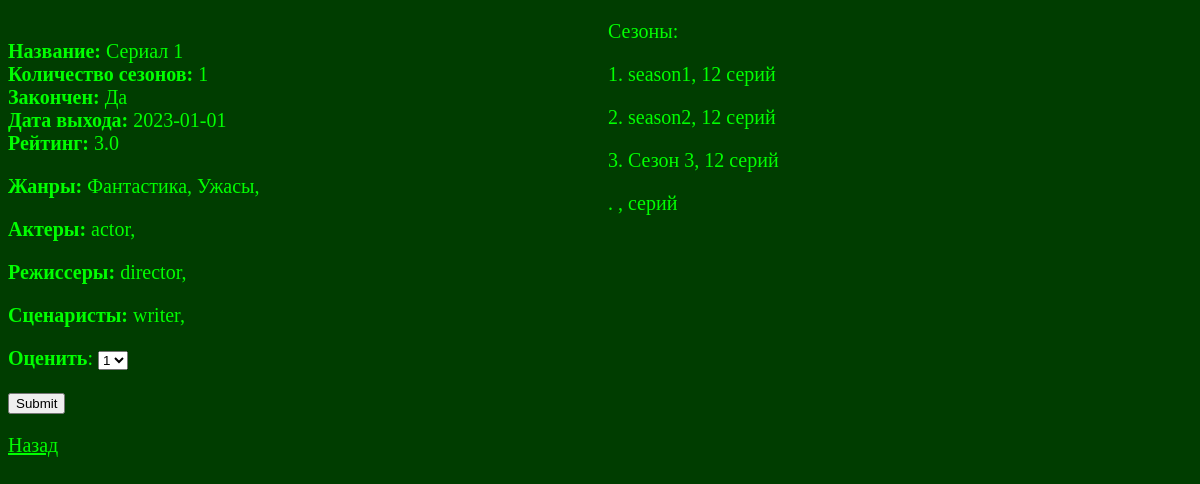
/series/1, run on the app's committed database.
### tables this page shows
CREATE TABLE series
(
    id INTEGER PRIMARY KEY AUTOINCREMENT,
    title TEXT NOT NULL,
    seasons INTEGER NOT NULL,
    finished BOOLEAN NOT NULL,
    release DATE NOT NULL
);

CREATE TABLE "series_genre" (
	"id_series"	INTEGER,
	"id_genre"	INTEGER,
	"genre_title"	TEXT,
	FOREIGN KEY("id_series") REFERENCES "series"("id") ON UPDATE CASCADE,
	FOREIGN KEY("id_genre") REFERENCES "genre"("id") ON UPDATE CASCADE,
	PRIMARY KEY("id_genre","id_series")
);

CREATE TABLE series_actor
(
    id_series INTEGER,
    id_actor INTEGER,
    actor_name TEXT,

    PRIMARY KEY(id_actor, id_series),
    FOREIGN KEY(id_series) REFERENCES series(id) ON UPDATE CASCADE,
    FOREIGN KEY(id_actor) REFERENCES actor(id) ON UPDATE CASCADE
);

CREATE TABLE series_director
(
    id_series INTEGER,
    id_director INTEGER,
    director_name TEXT,

    PRIMARY KEY(id_director, id_series),
    FOREIGN KEY(id_series) REFERENCES series(id) ON UPDATE CASCADE,
    FOREIGN KEY(id_director) REFERENCES director(id) ON UPDATE CASCADE
);

CREATE TABLE series_writer
(
    id_series INTEGER,
    id_writer INTEGER,
    writer_name TEXT,

    PRIMARY KEY(id_writer, id_series),
    FOREIGN KEY(id_series) REFERENCES series(id) ON UPDATE CASCADE,
    FOREIGN KEY(id_writer) REFERENCES writer(id) ON UPDATE CASCADE
);

CREATE TABLE "season" (
	"title"	TEXT,
	"id_series"	INT,
	"order_number"	INT,
	"episodes_number"	INT,
	PRIMARY KEY("order_number","id_series"),
	FOREIGN KEY("id_series") REFERENCES "series"("id") ON UPDATE CASCADE
);

### main.py (the view, shortened to what this page needs)
@app.route("/series/<int:id_series>", methods=["POST", "GET"])
def series(id_series):
    title, seasons, finished, release = dbase.get_series(id_series)
    series_genres = dbase.get_genre_from_series(id_series)
    series_actors = dbase.get_actors_from_series(id_series)
    series_directors = dbase.get_directors_from_series(id_series)
    series_writers = dbase.get_writers_from_series(id_series)
    series_seasons = dbase.get_season(id_series)
    print(series_genres)
    return render_template("series.html", id_series = id_series, posts = dbase.get_posts(), title = title, seasons = seasons,
                            finished = finished, release = release, rating = dbase.get_rating(id_series), series_genres = series_genres,
                            series_actors = series_actors, series_directors = series_directors, series_writers = series_writers, series_seasons = series_seasons,
                            genres = dbase.get_genres(),
                            actors = dbase.get_actors(), directors = dbase.get_directors(), writers = dbase.get_writers())

### data.py (called while the page is built)
    def get_series(self, id):
        try:
            self.__cur.execute(f"SELECT title, seasons, finished, release FROM series WHERE id = {id} LIMIT 1")
            res = self.__cur.fetchone()
            print(res)
            if res:
                return res
        except sqlite3.Error as e:
            print("Ошибка получения сериала " + str(e))
        return(False, False)

    def get_posts(self):
        try:
            self.__cur.execute("SELECT id, title FROM series ORDER BY title")
            res = self.__cur.fetchall()
            if res: return res
        except sqlite3.Error as e:
            print("Ошибка получения поста" + str(e))
        return []

    def get_genre_from_series(self, series_id):
        try:
            self.__cur.execute(f"SELECT genre_title FROM series_genre WHERE id_series = {series_id}")
            s_genres = self.__cur.fetchall()
            return s_genres
        except sqlite3.Error as e:
            print("Ошибка получения жанра " + str(e))

    def get_genres(self):
        try:
            self.__cur.execute("SELECT title FROM genre ORDER BY title DESC")
            genres = self.__cur.fetchall()
            if genres:
                return genres
        except sqlite3.Error as e:
            print("Ошибка получения Жанра " + str(e))

    def get_actors(self):
        try:
            self.__cur.execute("SELECT fullname FROM actor ORDER BY fullname DESC")
            actors = self.__cur.fetchall()
            if actors:
                return actors
        except sqlite3.Error as e:
            print("Ошибка получения актера " + str(e))

    def get_directors(self):
            try:
                self.__cur.execute("SELECT fullname FROM director ORDER BY fullname DESC")
                directors = self.__cur.fetchall()
                return directors
            except sqlite3.Error as e:
                print("Ошибка получения режиссера " + str(e))

    def get_writers(self):
        try:
            self.__cur.execute("SELECT fullname FROM writer ORDER BY fullname DESC")
            writers = self.__cur.fetchall()
            if writers:
                return writers
        except sqlite3.Error as e:
            print("Ошибка получения сценариста " + str(e))

### main.py (called while the page is built)
def connect_db():
    connect = sqlite3.connect(app.config['DATABASE'])
    connect.row_factory = sqlite3.Row
    return connect

@app.before_request
def before_request():
    global dbase
    db = get_db()
    dbase = Data(db)

### templates/series.html (shortened to what this page needs)
{% extends 'base.html' %}
{%block body%}
<div class = "block1">
<p><b>Название:</b> {{title}}
<br><b>Количество сезонов:</b> {{seasons}}
<br><b>Закончен:</b> {{finished}}
<br><b>Дата выхода:</b> {{release}}
<br><b>Рейтинг:</b> {{rating}}
</p>
<p><b>Жанры:</b> {% if series_genres %}{% for i in series_genres %} {{ i.genre_title }}, {% endfor %}{% endif %}</p>
<p><b> Актеры:</b> {% if series_actors %}{% for i in series_actors %} {{ i.actor_name }}, {% endfor %}{% endif %}</p>
<p><b>Режиссеры:</b> {% if series_directors %}{% for i in series_directors %} {{ i.director_name }}, {% endfor %}{% endif %}</p>
<p><b>Сценаристы:</b> {% if series_writers %}{% for i in series_writers %} {{ i.writer_name }}, {% endfor %}{% endif %}</p>
<form action = "{{url_for('series', id_series = id_series)}}" method = "post" class = "form-contact" id = "rating">
<p><b>Оценить</b>:
    <select name="rating">
        {%for i in range(1, 6)%}
        <option>{{i}}</option>
        {%endfor%}
    </select>
</p>
<input type="submit">
</form>
<p><a href="/all_series">Назад</a></p>
</div>
<div class = "block2">
    <p>Сезоны:</p>
    {% if series_seasons%}{%for i in series_seasons%}
    <p>{{i.order_number}}. {{i.title}}, {{i.episodes_number}} серий</p>
    {%endfor%}{%endif%}
</div>
{%endblock body%}

### templates/base.html (shortened to what this page needs)
<!DOCTYPE html>
<html lang="ru">
<head>
    <link rel = "stylesheet" href = "{{ url_for('static', filename = 'css/style.css')}}">
</head>
<body>
    {%block body%} {%endblock body%}
</body>
</html>

### static/css/style.css (style rules this page uses)
head, body, html { color: rgb(0, 255, 0); background-color: rgb(0, 61, 0); font-family: Consolas; font-size: 20px; }
p { color: rgb(0, 255, 0); }
a:link { color: rgb(0, 255, 0); background-color: transparent; font-style: initial; }
.block1 { float: left; width: 400px; word-wrap: break-word; }
.block2 { margin-left: 600px; }

### data on the page
series: title "Сериал 1", finished "Да", release "2023-01-01"
series_genre: genre_title "Фантастика"
series_genre: genre_title "Ужасы"
series_actor: actor_name "actor"
series_director: director_name "director"
series_writer: writer_name "writer"
season: order_number "1", title "season1", episodes_number "12"
season: order_number "2", title "season2", episodes_number "12"
season: order_number "3", title "Сезон 3", episodes_number "12"

### other printed values
{{ seasons }} "1"
{{ rating }} "3.0"
form field rating "1"
